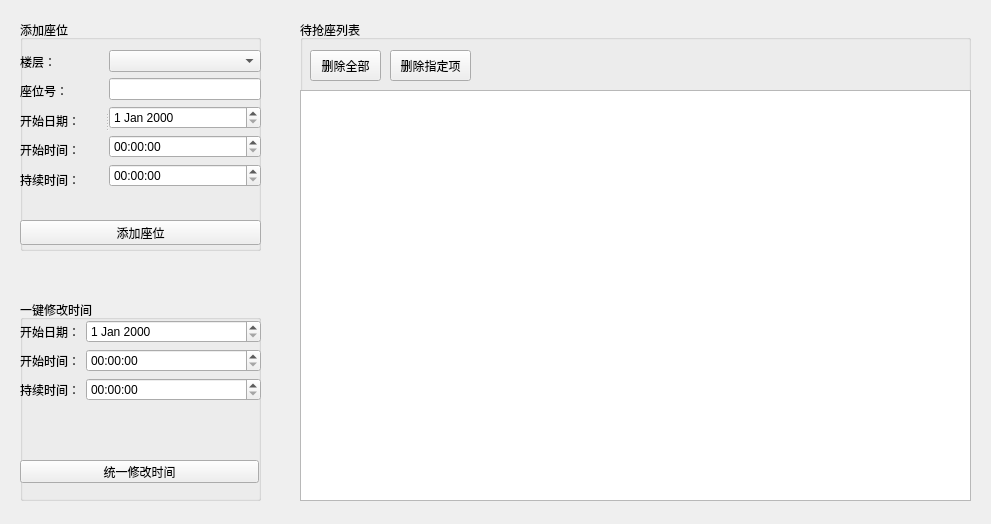
<?xml version="1.0" encoding="UTF-8"?>
<ui version="4.0">
 <class>Form</class>
 <widget class="QWidget" name="Form">
  <property name="geometry">
   <rect>
    <x>0</x>
    <y>0</y>
    <width>991</width>
    <height>524</height>
   </rect>
  </property>
  <property name="windowTitle">
   <string>修改座位列表</string>
  </property>
  <widget class="QGroupBox" name="groupBox_2">
   <property name="geometry">
    <rect>
     <x>20</x>
     <y>20</y>
     <width>241</width>
     <height>231</height>
    </rect>
   </property>
   <property name="title">
    <string>添加座位</string>
   </property>
   <widget class="QSplitter" name="splitter">
    <property name="geometry">
     <rect>
      <x>0</x>
      <y>30</y>
      <width>241</width>
      <height>141</height>
     </rect>
    </property>
    <property name="orientation">
     <enum>Qt::Horizontal</enum>
    </property>
    <widget class="QWidget" name="layoutWidget">
     <layout class="QVBoxLayout" name="verticalLayout_3">
      <item>
       <widget class="QLabel" name="label">
        <property name="text">
         <string>楼层：</string>
        </property>
       </widget>
      </item>
      <item>
       <widget class="QLabel" name="label_2">
        <property name="text">
         <string>座位号：</string>
        </property>
       </widget>
      </item>
      <item>
       <widget class="QLabel" name="label_3">
        <property name="text">
         <string>开始日期：</string>
        </property>
       </widget>
      </item>
      <item>
       <widget class="QLabel" name="label_4">
        <property name="text">
         <string>开始时间：</string>
        </property>
       </widget>
      </item>
      <item>
       <widget class="QLabel" name="label_5">
        <property name="text">
         <string>持续时间：</string>
        </property>
       </widget>
      </item>
     </layout>
    </widget>
    <widget class="QWidget" name="layoutWidget_2">
     <layout class="QVBoxLayout" name="verticalLayout_2">
      <item>
       <widget class="QComboBox" name="floor"/>
      </item>
      <item>
       <widget class="QLineEdit" name="seat_number"/>
      </item>
      <item>
       <widget class="QDateEdit" name="begin_date"/>
      </item>
      <item>
       <widget class="QTimeEdit" name="begin_time"/>
      </item>
      <item>
       <widget class="QTimeEdit" name="duration"/>
      </item>
     </layout>
    </widget>
   </widget>
   <widget class="QWidget" name="layoutWidget_3">
    <property name="geometry">
     <rect>
      <x>0</x>
      <y>200</y>
      <width>241</width>
      <height>25</height>
     </rect>
    </property>
    <layout class="QHBoxLayout" name="horizontalLayout">
     <item>
      <widget class="QPushButton" name="add_button">
       <property name="enabled">
        <bool>true</bool>
       </property>
       <property name="text">
        <string>添加座位</string>
       </property>
      </widget>
     </item>
    </layout>
   </widget>
  </widget>
  <widget class="QGroupBox" name="groupBox_3">
   <property name="geometry">
    <rect>
     <x>20</x>
     <y>300</y>
     <width>241</width>
     <height>201</height>
    </rect>
   </property>
   <property name="title">
    <string>一键修改时间</string>
   </property>
   <widget class="QWidget" name="layoutWidget_4">
    <property name="geometry">
     <rect>
      <x>0</x>
      <y>20</y>
      <width>241</width>
      <height>113</height>
     </rect>
    </property>
    <layout class="QFormLayout" name="formLayout">
     <item row="3" column="0">
      <widget class="QLabel" name="label_7">
       <property name="text">
        <string>开始时间：</string>
       </property>
      </widget>
     </item>
     <item row="3" column="1">
      <widget class="QTimeEdit" name="uniform_begin_time"/>
     </item>
     <item row="0" column="0">
      <widget class="QLabel" name="label_6">
       <property name="text">
        <string>开始日期：</string>
       </property>
      </widget>
     </item>
     <item row="0" column="1">
      <widget class="QDateEdit" name="uniform_begin_date"/>
     </item>
     <item row="6" column="1">
      <widget class="QTimeEdit" name="uniform_duration"/>
     </item>
     <item row="6" column="0">
      <widget class="QLabel" name="label_8">
       <property name="text">
        <string>持续时间：</string>
       </property>
      </widget>
     </item>
    </layout>
   </widget>
   <widget class="QPushButton" name="uniform_change_button">
    <property name="enabled">
     <bool>true</bool>
    </property>
    <property name="geometry">
     <rect>
      <x>0</x>
      <y>160</y>
      <width>239</width>
      <height>23</height>
     </rect>
    </property>
    <property name="text">
     <string>统一修改时间</string>
    </property>
   </widget>
  </widget>
  <widget class="QGroupBox" name="groupBox">
   <property name="geometry">
    <rect>
     <x>300</x>
     <y>20</y>
     <width>671</width>
     <height>481</height>
    </rect>
   </property>
   <property name="title">
    <string>待抢座列表</string>
   </property>
   <widget class="QTableView" name="seat_table">
    <property name="geometry">
     <rect>
      <x>0</x>
      <y>70</y>
      <width>671</width>
      <height>411</height>
     </rect>
    </property>
   </widget>
   <widget class="QPushButton" name="delete_all_button">
    <property name="geometry">
     <rect>
      <x>10</x>
      <y>30</y>
      <width>71</width>
      <height>31</height>
     </rect>
    </property>
    <property name="text">
     <string>删除全部</string>
    </property>
   </widget>
   <widget class="QPushButton" name="delete_one_button">
    <property name="geometry">
     <rect>
      <x>90</x>
      <y>30</y>
      <width>81</width>
      <height>31</height>
     </rect>
    </property>
    <property name="text">
     <string>删除指定项</string>
    </property>
   </widget>
  </widget>
 </widget>
 <resources/>
 <connections/>
</ui>
